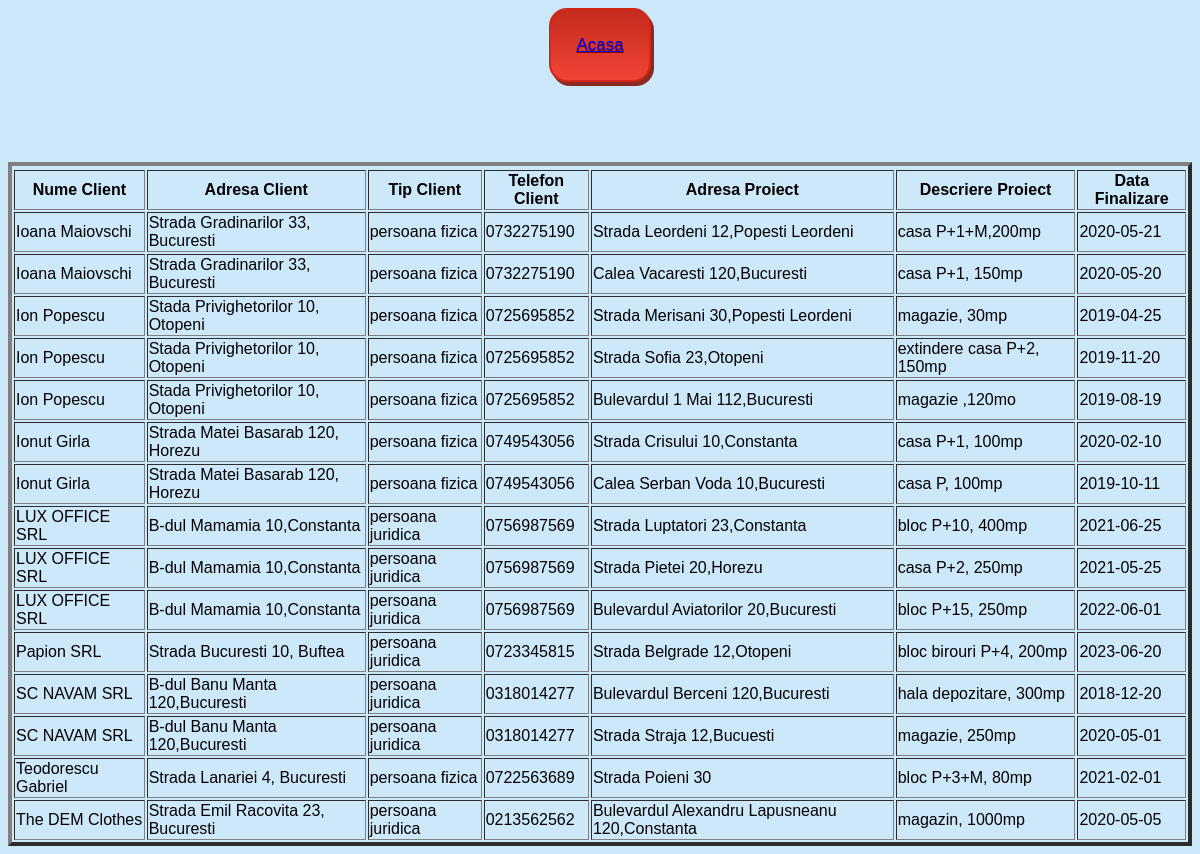
The page /clienti.php on the database its author committed.
### tables this page shows
CREATE TABLE tblProiecte(
	idProiect INT(3) ZEROFILL PRIMARY KEY AUTO_INCREMENT,
	adresaProiect VARCHAR(100),
	descriereProiect TEXT,
	costProiect INT NOT NULL,
	codAutorizatie CHAR(30) NOT NULL,
	dataIncepere DATE,
	dataFinalizare DATE,
	codClient INT(3) ZEROFILL,
	CONSTRAINT fk_client FOREIGN KEY(codClient)	
	REFERENCES tblClienti(idClient) ON DELETE CASCADE ON UPDATE CASCADE
	
);

CREATE TABLE tblClienti(
	idClient INT(3) ZEROFILL PRIMARY KEY AUTO_INCREMENT,
	numeClient VARCHAR(50) NOT NULL,
	adresaClient VARCHAR(100),
	tipClient ENUM("persoana fizica","persoana juridica"),
	telefonClient CHAR(10)
);

### clienti.php (the view, shortened to what this page needs)
<?php
$db=mysqli_connect('localhost','root','','firmaConstructiiBD')or die('Error connecting to MySQL server.');
 ?>
 <html>
<center>
	<head>
	</head>
	<body style='font-family: Arial; background-color: #cde8f9; font-size: 14px;'>
	<body>
		<div class='d-flex justify-content-center'>
				<button class="button"> <a href="index.php">Acasa</a></button>
				<br>
				</div>
				<br><br><br><br><br>
<table border='4'>
 <thead>
 <tr>
	<tr>
		<th>Nume Client</th>
		<th>Adresa Client</th>
		<th>Tip Client</th>
		<th>Telefon Client</th>
		<th>Adresa Proiect</th>
		<th>Descriere Proiect</th>
		<th>Data Finalizare</th>
</tr>
</tr>
</thead>
 <tbody>
	<?php
        $query = "SELECT tblClienti.numeClient, tblClienti.adresaClient, tblClienti.tipClient, tblClienti.telefonClient, tblProiecte.adresaProiect, tblProiecte.descriereProiect, tblProiecte.dataFinalizare  FROM tblClienti,tblProiecte WHERE idClient=codClient ORDER BY tblClienti.numeClient ";
		$result= mysqli_query($db,$query) or die('Error querying for whole tblAngajati');
		while($row=mysqli_fetch_array($result)){
			echo "<tr>";
			echo "<td>" . $row['numeClient'] . "</td>";
			echo"<td>" . $row['adresaClient'] . "</td>";
			echo"<td>" . $row['tipClient'] . "</td>";
			echo"<td>" . $row['telefonClient'] . "</td>";
			echo"<td>" . $row['adresaProiect'] . "</td>";
			echo"<td>" . $row['descriereProiect'] . "</td>";
			echo"<td>" . $row['dataFinalizare'] . "</td>";
			echo "</tr>";
		}
		echo "</table>";
		?>
	</body>
</center>
</html>

### clienti.php (style rules this page uses)
.button { box-shadow: 3px 4px 0px 0px #8a2a21; background:linear-gradient(to bottom, #c62d1f 5%, #f24437 100%); background-color:#c62d1f; border-radius:18px; border:2px solid #d02718; display:inline-block; cursor:pointer; color:#ffffff; font-family:Arial; font-size:17px; padding:25px 25px; text-decoration:none; text-shadow:0px 1px 0px #810e05; }

### rows shown on the page
tblproiecte: codClient.numeClient "Ioana Maiovschi", codClient.adresaClient "Strada Gradinarilor 33, Bucuresti", codClient.tipClient "persoana fizica", codClient.telefonClient "0732275190", adresaProiect "Strada Leordeni 12,Popesti Leordeni", descriereProiect "casa P+1+M,200mp", dataFinalizare "2020-05-21"
tblproiecte: codClient.numeClient "Ioana Maiovschi", codClient.adresaClient "Strada Gradinarilor 33, Bucuresti", codClient.tipClient "persoana fizica", codClient.telefonClient "0732275190", adresaProiect "Calea Vacaresti 120,Bucuresti", descriereProiect "casa P+1, 150mp", dataFinalizare "2020-05-20"
tblproiecte: codClient.numeClient "Ion Popescu", codClient.adresaClient "Stada Privighetorilor 10, Otopeni", codClient.tipClient "persoana fizica", codClient.telefonClient "0725695852", adresaProiect "Strada Merisani 30,Popesti Leordeni", descriereProiect "magazie, 30mp", dataFinalizare "2019-04-25"
tblproiecte: codClient.numeClient "Ion Popescu", codClient.adresaClient "Stada Privighetorilor 10, Otopeni", codClient.tipClient "persoana fizica", codClient.telefonClient "0725695852", adresaProiect "Strada Sofia 23,Otopeni", descriereProiect "extindere casa P+2, 150mp", dataFinalizare "2019-11-20"
tblproiecte: codClient.numeClient "Ion Popescu", codClient.adresaClient "Stada Privighetorilor 10, Otopeni", codClient.tipClient "persoana fizica", codClient.telefonClient "0725695852", adresaProiect "Bulevardul 1 Mai 112,Bucuresti", descriereProiect "magazie ,120mo", dataFinalizare "2019-08-19"
tblproiecte: codClient.numeClient "Ionut Girla", codClient.adresaClient "Strada Matei Basarab 120, Horezu", codClient.tipClient "persoana fizica", codClient.telefonClient "0749543056", adresaProiect "Strada Crisului 10,Constanta", descriereProiect "casa P+1, 100mp", dataFinalizare "2020-02-10"
tblproiecte: codClient.numeClient "Ionut Girla", codClient.adresaClient "Strada Matei Basarab 120, Horezu", codClient.tipClient "persoana fizica", codClient.telefonClient "0749543056", adresaProiect "Calea Serban Voda 10,Bucuresti", descriereProiect "casa P, 100mp", dataFinalizare "2019-10-11"
tblproiecte: codClient.numeClient "LUX OFFICE SRL", codClient.adresaClient "B-dul Mamamia 10,Constanta", codClient.tipClient "persoana juridica", codClient.telefonClient "0756987569", adresaProiect "Strada Luptatori 23,Constanta", descriereProiect "bloc P+10, 400mp", dataFinalizare "2021-06-25"
tblproiecte: codClient.numeClient "LUX OFFICE SRL", codClient.adresaClient "B-dul Mamamia 10,Constanta", codClient.tipClient "persoana juridica", codClient.telefonClient "0756987569", adresaProiect "Strada Pietei 20,Horezu", descriereProiect "casa P+2, 250mp", dataFinalizare "2021-05-25"
tblproiecte: codClient.numeClient "LUX OFFICE SRL", codClient.adresaClient "B-dul Mamamia 10,Constanta", codClient.tipClient "persoana juridica", codClient.telefonClient "0756987569", adresaProiect "Bulevardul Aviatorilor 20,Bucuresti", descriereProiect "bloc P+15, 250mp", dataFinalizare "2022-06-01"
tblproiecte: codClient.numeClient "Papion SRL", codClient.adresaClient "Strada Bucuresti 10, Buftea", codClient.tipClient "persoana juridica", codClient.telefonClient "0723345815", adresaProiect "Strada Belgrade 12,Otopeni", descriereProiect "bloc birouri P+4, 200mp", dataFinalizare "2023-06-20"
tblproiecte: codClient.numeClient "SC NAVAM SRL", codClient.adresaClient "B-dul Banu Manta 120,Bucuresti", codClient.tipClient "persoana juridica", codClient.telefonClient "0318014277", adresaProiect "Bulevardul Berceni 120,Bucuresti", descriereProiect "hala depozitare, 300mp", dataFinalizare "2018-12-20"
tblproiecte: codClient.numeClient "SC NAVAM SRL", codClient.adresaClient "B-dul Banu Manta 120,Bucuresti", codClient.tipClient "persoana juridica", codClient.telefonClient "0318014277", adresaProiect "Strada Straja 12,Bucuesti", descriereProiect "magazie, 250mp", dataFinalizare "2020-05-01"
tblproiecte: codClient.numeClient "Teodorescu Gabriel", codClient.adresaClient "Strada Lanariei 4, Bucuresti", codClient.tipClient "persoana fizica", codClient.telefonClient "0722563689", adresaProiect "Strada Poieni 30", descriereProiect "bloc P+3+M, 80mp", dataFinalizare "2021-02-01"
tblproiecte: codClient.numeClient "The DEM Clothes", codClient.adresaClient "Strada Emil Racovita 23, Bucuresti", codClient.tipClient "persoana juridica", codClient.telefonClient "0213562562", adresaProiect "Bulevardul Alexandru Lapusneanu 120,Constanta", descriereProiect "magazin, 1000mp", dataFinalizare "2020-05-05"
